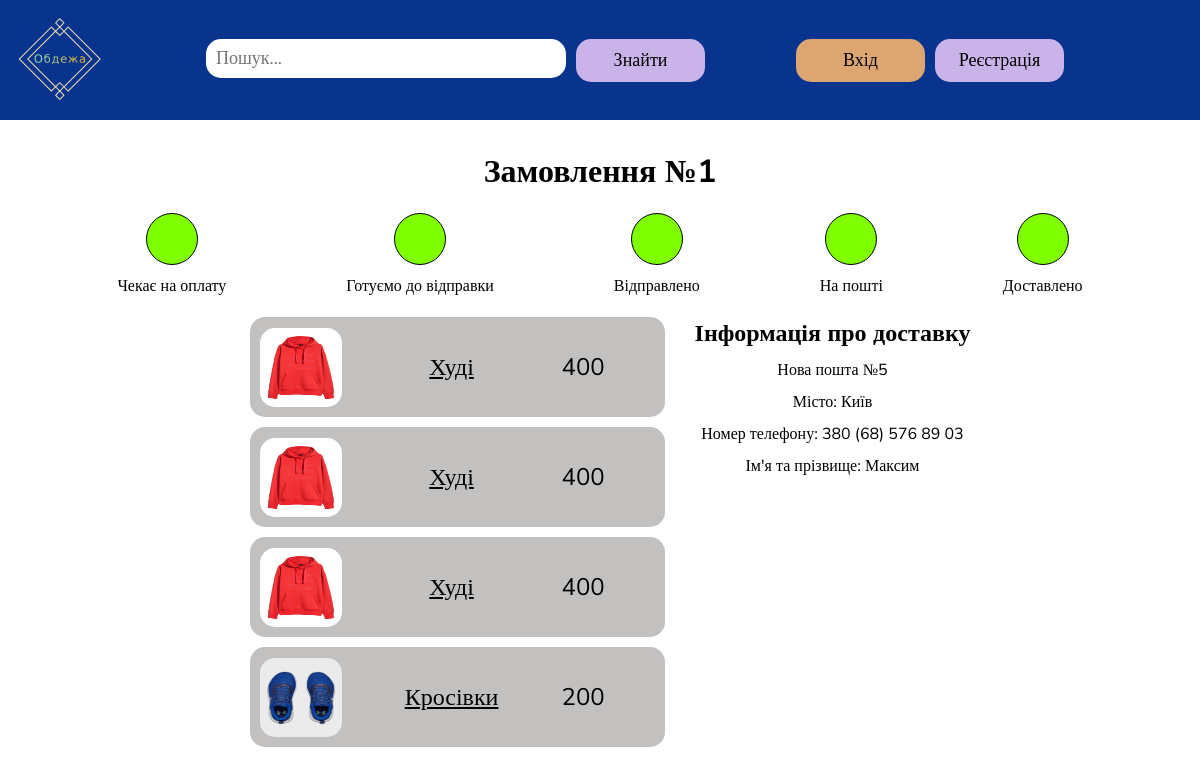
Page /ordertracking/1/ on the committed database.
### order/models.py (models this page shows)
class Order(models.Model):
    user = models.ForeignKey(User, on_delete=models.CASCADE)
    products = models.ManyToManyField(Product)
    status = models.IntegerField()
    full_name = models.CharField(max_length=255, blank=True, null=True)
    post_number = models.IntegerField(blank=True, null=True)
    phone_number = models.CharField(max_length=255, blank=True, null=True)
    city = models.CharField(max_length=255, blank=True, null=True)

### products/models.py (models this page shows)
class Product(models.Model):
    name = models.CharField(max_length=255)
    discription = models.TextField(max_length=1000)
    price = models.IntegerField()
    image = models.ImageField()
    product_type = models.ForeignKey(ProductType, on_delete=models.CASCADE)
    size = models.CharField(max_length=5, default='S')
    maker = models.CharField(max_length=255, default='Китай')
    material = models.CharField(max_length=255, default='Бавовна')

### order/views.py (the view)
# urls.py: path('ordertracking/<int:id>/', order_tracking),
def order_tracking(request, id):
    order = Order.objects.get(pk=id)
    products = order.products.all()
    context = {
        "products": products,
        "order": order
    }
    return render(request, 'order/order_tracking.html', context)

### order/templates/order/order_tracking.html
{% extends 'products/base.html' %}
{% load static %}
{% block links %}
<link rel="stylesheet" href="{% static 'order/order_tracking.css' %}">
{% endblock %}
{% block content %}
<main>
    <h1>Замовлення №{{order.id}}</h1>
    <div class="tracking-div">
        <div class="tracking-block">
            <div class="circle ready">
            </div>
            <p class="p-div">Чекає на оплату</p>
        </div>
        <div class="tracking-block">
            {% if order.status > 0 %}
            <div class="circle ready">
            {% else %}
            <div class="circle notready">
            {% endif %}
            </div>
            <p class="p-div">Готуємо до відправки</p>
        </div>
        <div class="tracking-block">
            {% if order.status > 1 %}
            <div class="circle ready">
            {% else %}
            <div class="circle notready">
            {% endif %}
            </div>
            <p class="p-div">Відправлено</p>
        </div>
        <div class="tracking-block">
            {% if order.status > 2 %}
            <div class="circle ready">
            {% else %}
            <div class="circle notready">
            {% endif %}
            </div>
            <p class="p-div">На пошті</p>
        </div>
        <div class="tracking-block">
            {% if order.status > 3 %}
            <div class="circle ready">
            {% else %}
            <div class="circle notready">
            {% endif %}
            </div>
            <p class="p-div">Доставлено</p>
        </div>
    </div>
    <div class="about-order">
        <div class="order-products">
            {% for product in products %}
            <div class="order-product">
                <img class="image-div" src="{{product.image}}" alt="">
                <a target="_blank" class="product-name" href="/product/{{product.id}}">{{product.name}}</a>
                <p class="product-price">{{product.price}}</p>
            </div>
            {% endfor %}
        </div>
        <div class="order-info">
            <h2>Інформація про доставку</h2>
            <p class="post-number">Нова пошта №{{order.post_number}}</p>
            <p class="city">Місто: {{order.city}}</p>
            <p class="phone-number">Номер телефону: {{order.phone_number}}</p>
            <p class="full-name">Ім'я та прізвище: {{order.full_name}}</p>
        </div>
    </div>
</main>
{% endblock %}

### products/static/products/base.css (style rules this page uses)
* { padding: 0; margin: 0; font-family: "Nunito Sans"; }
div { display: flex; gap: 10px; }
a { text-decoration: none; }

### order/static/order/order_tracking.css (style rules this page uses)
main { padding-top: 150px; display: flex; justify-content: flex-start; align-items: center; flex-direction: column; }
.p-div { color: black; }
.circle { width: 50px; height: 50px; border-radius: 1000px; }
.tracking-block { flex-direction: column; justify-content: center; align-items: center; }
.tracking-div { gap: 10%; width: 100%; justify-content: center; padding-top: 20px; }
.ready { background-color: chartreuse; border: 1px solid black; }
.about-order { justify-content: center; width: 100%; padding-top: 20px; }
.order-products { padding-left: 20px; justify-content: flex-start; align-items: center; flex-direction: column; }
.order-product { width: 405px; height: 100px; background-color: #c3c0c0; border-radius: 15px; align-items: center; padding-left: 10px; }
.image-div { width: 82px; height: 79px; border-radius: 15px; }
.product-name { color: black; font-size: 24px; text-align: center; width: 200px; text-decoration: underline; }
.product-price { color: black; font-size: 24px; width: 60px; }
.order-info { justify-content: flex-start; align-items: center; flex-direction: column; padding-left: 20px; }
.order-info p { color: black; }

### rows in the picture
Order: id "1", post_number "5", city "Київ", phone_number "380 (68) 576 89 03", full_name "Максим"
Product: image (picture), name "Худі", price "400"
Product: image (picture), name "Худі", price "400"
Product: image (picture), name "Худі", price "400"
Product: image (picture), name "Кросівки", price "200"
